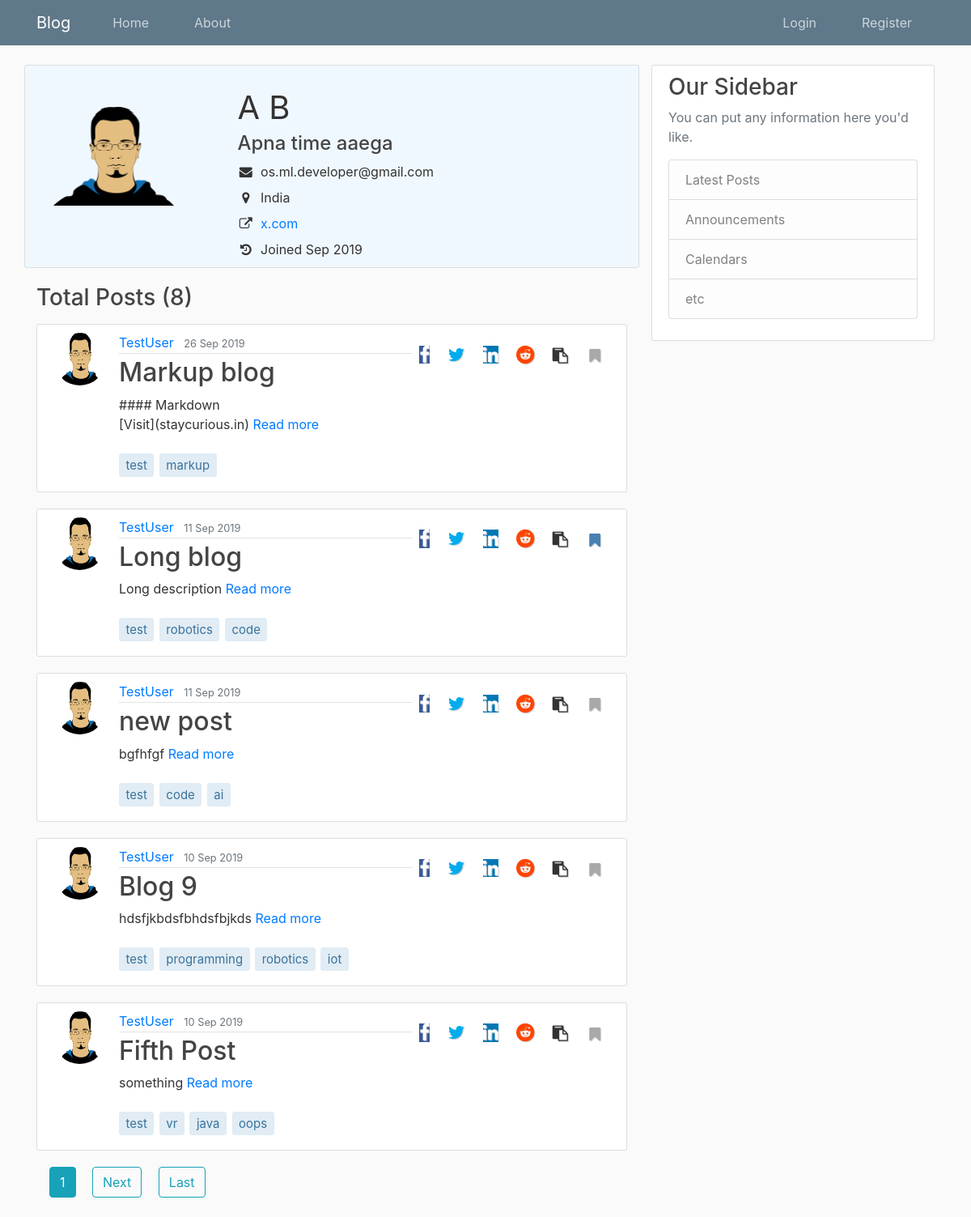
Page /blog/user/TestUser on the earlier database version.
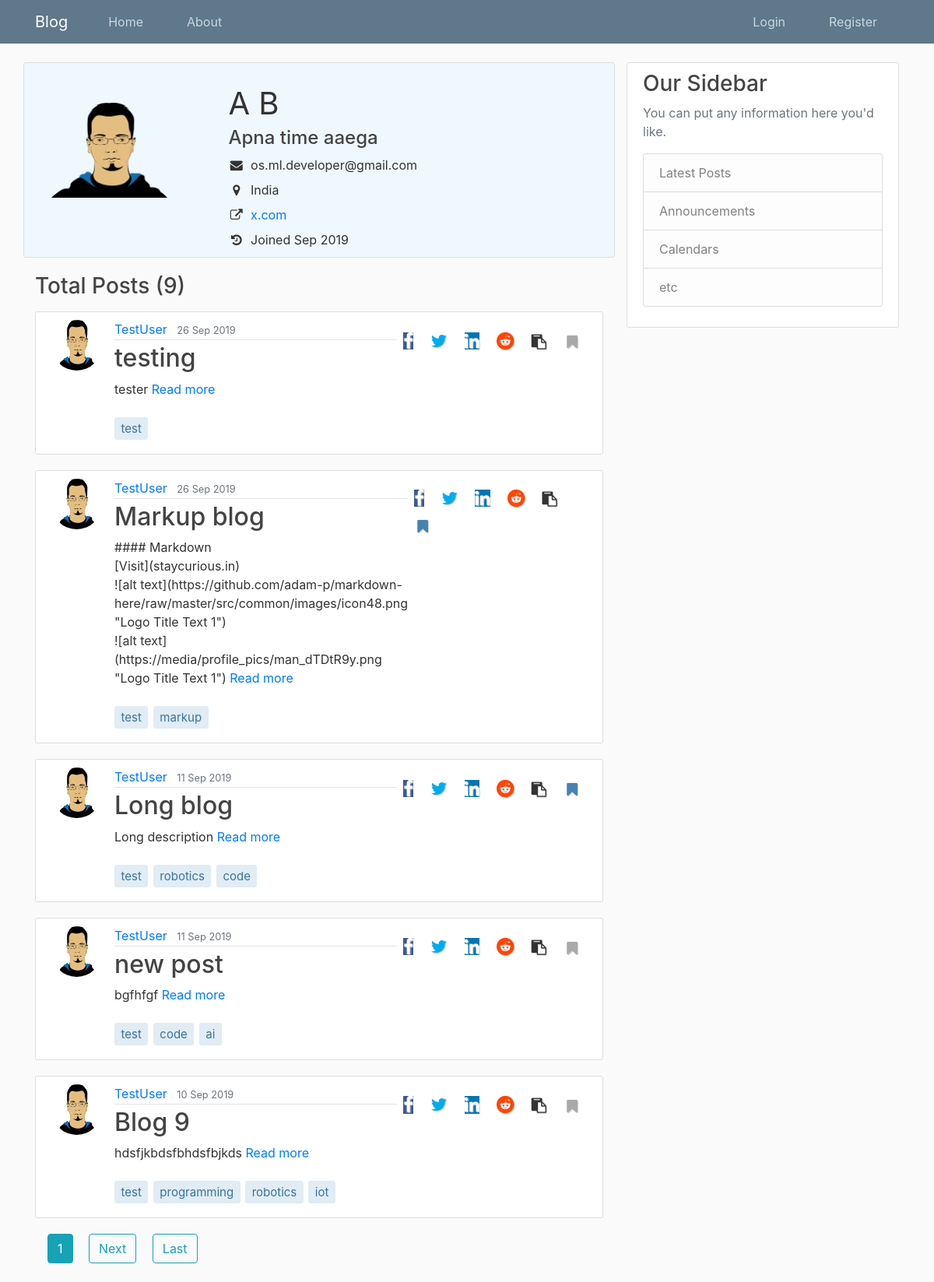
Same page on the later database version.
### Users/models.py (models this page shows, shortened)
class Profile(models.Model):
    user = models.OneToOneField(User, on_delete=models.CASCADE)
    bio = models.CharField(null=True, max_length=140, blank=True)
    image = models.ImageField(default='default.jpg', upload_to='profile_pics', blank=True)
    public = models.BooleanField(default=False)
    website = models.CharField(null=True, blank=True, max_length=80)
    location = models.CharField(null=True, max_length=200, blank=True)
    join_date = models.DateTimeField(auto_now_add=True)
    bookmarked_posts = models.ManyToManyField(Post)
    def __str__(self):
        return f'{self.user.username} Profile'
    def get_bookmarked_posts(self):
        return [post.id for post in self.bookmarked_posts.all()]

### Blog/models.py (models this page shows, shortened)
class Post(models.Model):
    title = models.CharField(help_text='Try to keep the title short, within 80 characters.', max_length=80, unique=True)
    slug = models.SlugField(default='', max_length=80)
    content = MarkupField(help_text=('This field supports all markup formatting'),
                        default='',
                        default_markup_type='markdown',
                        )
    tags = models.CharField(help_text='Enter tags separated by spaces. Do not enter more than 5 tags', max_length=80, default='', blank=True)
    date_posted = models.DateTimeField(default=timezone.now)
    last_updated = models.DateTimeField(auto_now=True)
    author = models.ForeignKey(User, null=True, on_delete=models.SET_NULL)
    publish = models.BooleanField(default=False)
    def get_tags_list(self):
        return self.tags.split()

### Blog/views.py (the view)
# urls.py: path('user/<str:username>', UserPostListView.as_view(), name='user-posts'),
class UserPostListView(ListView):
    template_name = 'Blog/user_posts.html'   # <app>/<model>_<viewtype>.html
    context_object_name = 'posts'
    queryset = Post.objects.filter(publish=True)
    paginate_by = 5
    def get_queryset(self):
        user = get_object_or_404(User, username=self.kwargs.get('username'))
        return Post.objects.filter(author=user).order_by('-date_posted')
    def get_context_data(self, **kwargs):
        context = super(UserPostListView, self).get_context_data(**kwargs)
        context['author'] = get_object_or_404(User,
                                                username=self.kwargs.get('username')
                                                )
        context['profile'] = context['author'].profile
        return context

### Blog/templates/Blog/user_posts.html (shortened to what this page needs)
{% extends "Blog/base.html" %}
{% block content %}
{% if page_obj.paginator.count %}
    <div class="row {{profile}} content-section mt-0">
        <div class="avatar col-12 col-lg-3 col-xs-12 col-md-3 pr-3">
            <img class="user-img" src="{{ author.profile.image.url }}" alt="{{ author.first_name }} {{ author.last_name }}">
        </div>
        <div class="profile-info col-12 col-lg-9 col-xs-12 col-md-9 mt-1 pr-3">
            <ul class="list-unstyled ml-5 pr-3">
                <li class="user-name mt-2 account-heading">
                    {{ author.first_name }} {{ author.last_name }}
                </li>
                <h4 class="user-bio mb-2">
                    {{ author.profile.bio }}
                </h4>
                {% if author.profile.public %}
                <li class="user-email mt-2">
                    <span><i class="fa fa-envelope fa-fw mr-2"></i>{{ author.email }}</span>
                </li>
                {% endif %}
                {% if author.profile.location %}
                <li class="user-location mt-2">
                    <span><i class="fa fa-map-marker fa-fw mr-2"></i>{{ author.profile.location }}</span>
                </li>
                {% endif %}
                {% if author.profile.website %}
                <li class="user-website mt-2">
                    <span>
                        <i class="fa fa-external-link fa-fw mr-2"></i><a href="//{{author.profile.website}}" target="_blank">{{ author.profile.website }}</a>
                    </span>
                </li>
                {% endif %}
                <li class="user-join-date mt-2">
                    <span>
                    <i class="fa fa-history fa-fw mr-2"></i>Joined {{ author.profile.join_date|date:"M Y" }}<li>
                </span>
            </ul>
        </div>
    </div>
    <h3 class="mb-3">Total Posts ({{ page_obj.paginator.count }})</h3>
    {% include "post_list.html" %}
    {% include "paginate.html" %}
{% else %}
<h5 class="mt-5">There are no posts here.
    {% if author == user %}
    Try writing some <a class="" href="{% url 'Blog:post-create' %}">Posts</a>
    {% endif %}
</h5>
{% endif %}
{% endblock content %}

### Blog/templates/Blog/base.html (shortened to what this page needs)
{% load static %}
<!DOCTYPE html>
<html lang="en">
<head>
    <link rel="stylesheet" href="https://maxcdn.bootstrapcdn.com/bootstrap/4.0.0/css/bootstrap.min.css">
    <link rel="stylesheet" href="https://stackpath.bootstrapcdn.com/font-awesome/4.7.0/css/font-awesome.min.css">
    <link rel="stylesheet" type="text/css" href="{% static 'Blog/main.css' %}">
</head>
<header class="site-header">
    <nav class="navbar navbar-expand-md navbar-dark bg-steel fixed-top">
        <div class="container">
            <a class="navbar-brand mr-4" href="{% url 'Blog:home' %}">Blog</a>
            <div class="collapse navbar-collapse" id="navbarToggle">
                <div class="navbar-nav mr-auto">
                    <a class="nav-item nav-link" href="{% url 'Blog:home' %}">Home</a>
                    <a class="nav-item nav-link" href="{% url 'Blog:about' %}">About</a>
                </div>
                <div class="navbar-nav">
                    {% if user.is_authenticated %}
                    <div id="dropdown" class="dropdown">
                        {% comment %} <button class="dropbtn">{{user.first_name}}</button> {% endcomment %}
                        <img src={{user.profile.image.url}} class="user-image ml-2">
                        <i class="fa fa-caret-down"></i>
                        <div class="dropdown-content">
                            <p class="ml-3">Signed in as <strong>{{user.username}}</strong><p>
                            <a class="nav-item nav-link" href="{% url 'profile' %}">Edit Profile</a>
                            <a class="nav-item nav-link" href="{% url 'Blog:post-create' %}">New Post</a>
                            <a class="nav-item nav-link" href="{% url 'Blog:my-posts' user %}">My Posts</a>
                            <a class="nav-item nav-link" href="{% url 'Blog:user-bookmarks' user %}">Bookmarks</a>
                            <a class="nav-item nav-link" href="#">Drafts</a>
                            <a class="nav-item nav-link" href="{% url 'logout' %}">Log Out</a>
                        </div>
                    </div>
                    {% else %}
                    <a class="nav-item nav-link" href="{% url 'login' %}">Login</a>
                    <a class="nav-item nav-link" href="{% url 'register' %}">Register</a>
                    {% endif %}
                </div>
            </div>
        </div>
    </nav>
</header>
<body>
    <main role="main" class="container">
        <div class="row">
            <div class="col-md-8">
                {% block content %}
                {% endblock %}
            </div>
            <div class="col-md-4">
                <div class="content-section">
                    <h3>Our Sidebar</h3>
                    <p class='text-muted'>You can put any information here you'd like.
                        <ul class="list-group">
                            <li class="list-group-item list-group-item-light">Latest Posts</li>
                            <li class="list-group-item list-group-item-light">Announcements</li>
                            <li class="list-group-item list-group-item-light">Calendars</li>
                            <li class="list-group-item list-group-item-light">etc</li>
                        </ul>
                    </p>
                </div>
            </div>
        </div>
    </main>
</body>
</html>

### Blog/templates/post_list.html (shortened to what this page needs)
{% for post in posts %}
<div class="media content-section">
    <img class="rounded-circle article-img" src="{{ post.author.profile.image.url }}">
    <div class="media-body">
        <div class="article-metadata">
            <a class="mr-2" href="{% url 'Blog:user-posts' post.author.username %}">{{ post.author }}</a>
            <small class="text-muted">{{ post.date_posted|date:"j M Y" }}</small>
        </div>
        <h2><a class="article-title" href="{% url 'Blog:post-detail' post.slug %}">{{ post.title }}</a></h2>
        <p class="article-short-des">{{ post.content|truncatewords_html:'50' }}&nbsp<span><a href="{% url 'Blog:post-detail' post.slug %}">Read more</a></p>
        {% include "post_tags.html" %}
    </div>
{% include "share.html" %}
</div>
{% endfor %}

### Blog/templates/post_tags.html
{% for tag in post.get_tags_list %}
    <a href="{% url 'Blog:tagged' tag%}"><p class="article-tags">{{ tag }}</p></a>
{% endfor %}

### Blog/templates/share.html
{% with domain='https://staycurious.in' %}
<ul class="list-unstyled share-icon mt-2 mb-2 float-right">
    {% url 'Blog:post-detail' post.slug as link %}
    {% with domain|add:link as link %}
        <li><a href="http://www.facebook.com/sharer.php?u={{link}}" rel="nofollow noopener noreferrer" target="_blank"><i class="fa fa-facebook ml-2 mr-2"></i></a></li>
        <li><a href="http://www.twitter.com/share?text={{object.title}}&url={{link}}" rel="nofollow noopener noreferrer" target="_blank"><i class="fa fa-twitter ml-2 mr-2"></i></a></li>
        <li><a href="http://www.linkedin.com/shareArticle?mini=true&url={{link|urlencode:''}}&title={{object.title|urlencode}}&source=StayCurious-Blog" rel="nofollow noopener noreferrer" target="_blank" ><i class="fa fa-linkedin ml-2 mr-2"></i></a></li>
        <li><a href="http://www.reddit.com/submit?url={{link}}post-to-reddit-via-url&titile={{object.title|urlencode}}" rel="nofollow noopener noreferrer" target="_blank"><i class="fa fa-reddit ml-2 mr-2"></i></a></li>
        <li><a class="copy" data-text={{link}} title="Copy link"><i class="fa fa-clipboard ml-2 mr-2"></i></a></li>
        {% if post.id in profile.get_bookmarked_posts %}
        <li><a id="unbookmark" class="btn bookmark" data-post={{post.slug}} data-url={% url 'Blog:bookmark-post'%} title="Remove from bookmark"><i class="fa fa-bookmark" style="color:steelblue"></i></a></li>
        {% else %}
        <li><a id="bookmark" class="btn bookmark" data-post={{post.slug}} data-url={% url 'Blog:bookmark-post'%} title="Bookmark this post"><i class="fa fa-bookmark" style="color:darkgrey"></i></a></li>
        {% endif %}
    {% endwith %}
</ul>
{% endwith %}

### Blog/templates/paginate.html (shortened to what this page needs)
{% if is_paginated %}
     {% for num in page_obj.paginator.page_range %} {% if page_obj.number == num %}
    <a class="btn btn-info ml-3 mb-4" href="?page={{num}}">{{num}}</a> {% elif num > obj.page_obj.number|add:'-3' and num > obj.page_obj.number|add:'3' %}
    <a class="btn btn-outline-info ml-3 mb-4" href="?page={{num}}">{{num}}</a> {% endif %} {% endfor %} {% if page_obj.has_next %}
    <a class="btn btn-outline-info ml-3 mb-4" href="?page={{ page_obj.next_page_number }}">Next</a>
    <a class="btn btn-outline-info ml-3 mb-4" href="?page={{ page_obj.paginator.num_pages }}">Last</a>
    {% endif %}
{% endif %}

### Blog/static/Blog/main.css (style rules this page uses)
body { background: #fafafa; color: #333333; margin-top: 5rem; }
h1, h2, h3, h4, h5, h6 { color: #444444; }
ul { margin: 0; }
.bg-steel { background-color: #5f788a; }
.site-header .navbar-nav .nav-link { color: #cbd5db; margin-left: 1.25rem!important; margin-right: 1.25rem!important; }
.content-section { background: #ffffff; padding: 10px 20px; border: 1px solid #dddddd; border-radius: 3px; margin-bottom: 20px; }
.article-title { color: #444444; }
.article-content, .article-short-des { white-space: pre-line; }
.article-img { height: 65px; width: 65px; margin-right: 16px; float: left; }
.article-metadata { padding-bottom: 1px; margin-bottom: 4px; border-bottom: 1px solid #e3e3e3 }
.account-heading { font-size: 2.5rem; }
.article-tags { display: inline-block; padding: .4em .5em; margin: 0.5rem 2px 0.5rem 0; font-size: 15px; line-height: 1; white-space: nowrap; text-decoration: none; text-align: center; border-width: 1px; border-style: solid; border-radius: 3px; transition: all .15s ease-in-out; color: #39739d; background-color: #E1ECF4; border-color: #E1ECF4; }
.Profile { background-color: aliceblue; }
.profile-info { display: flex; flex-direction: column; }
.avatar { max-height: 200px; line-height: 200px; text-align: center; }
.avatar img { max-height: 100%; max-width: 100%; }
.share-icon { display: inline; font-size: 1.4rem!important; text-shadow: 1px 1px 1px #ccc; }
.share-icon li { display: inline; }
.copy, .bookmark { background-color: #fff; border: none; }
.copy, .bookmark { border: none; background: #fff; font-size: 1.2rem!important; }
.fa-facebook { background: #3b5998; color: #fff!important; }
.fa-twitter { background: fff!important; color: #00acee; }
.fa-linkedin { background: #0077b5; color: #fff !important; }
.fa-reddit { background: #fff; color: #ff4500 !important; }

Differences in the rows shown:
no longer on this page (row edited): Post: author.profile.image (picture), author "TestUser", date_posted "10 Sep 2019", title "Fifth Post", content "something", get_tags_list "test" "vr" "java" "oops"
added Post: author.profile.image (picture), author "TestUser", date_posted "26 Sep 2019", title "testing", content "tester", get_tags_list "test"
changed Post "Markup blog": content "#### Markdown [Visit](staycurious.in)" → "#### Markdown [Visit](staycurious.in) ![alt text](https://github.com/adam-p/markdown-here/raw/master/src/common/images/icon48.png \"Logo Title Text 1\") ![alt text](https://media/profile_pics/man_dTDtR9y.png \"Logo Title Text 1\")"
Other differences:
{{ page_obj.paginator.count }}: "8" → "9"
